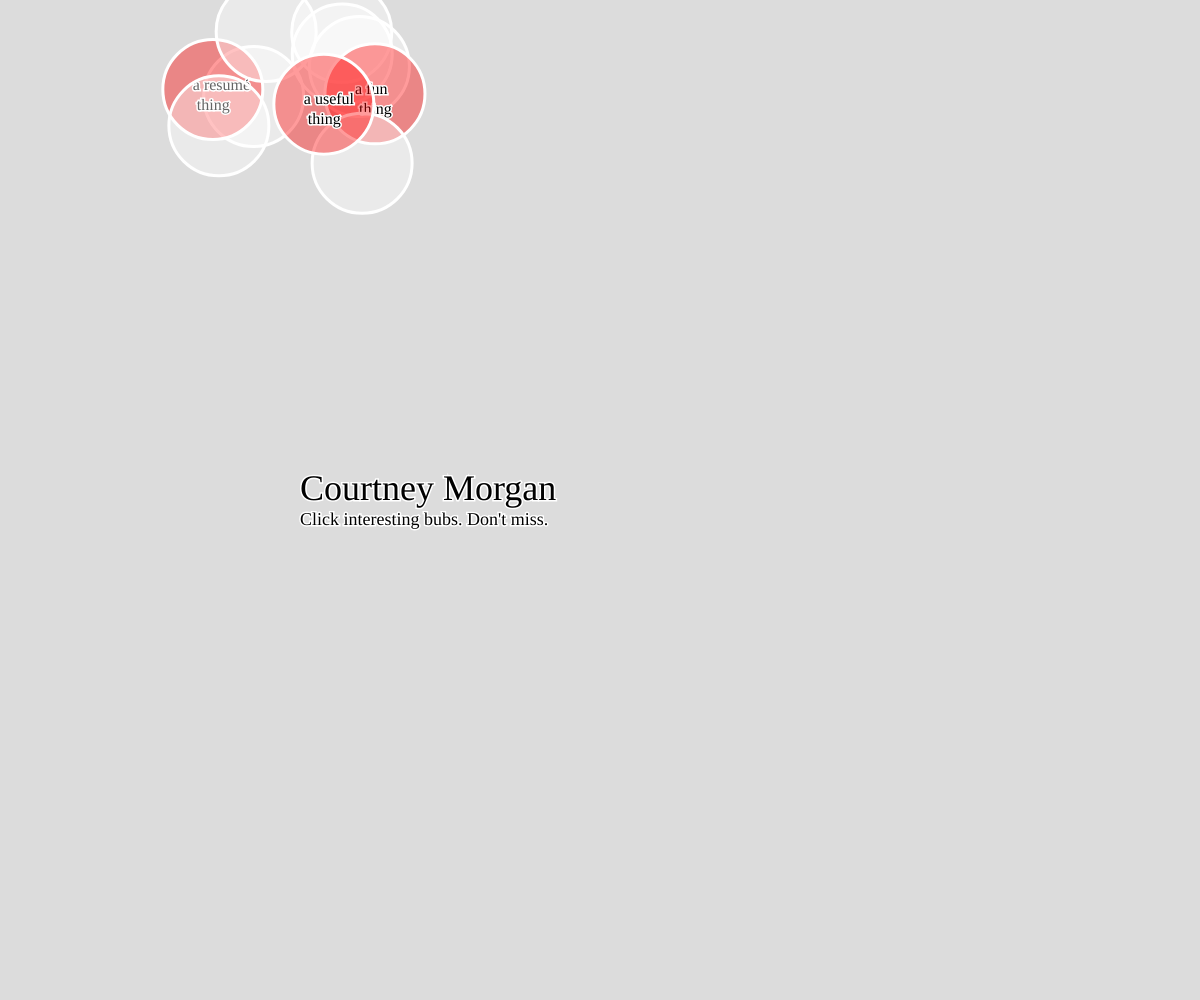
Frame 1 (no input)
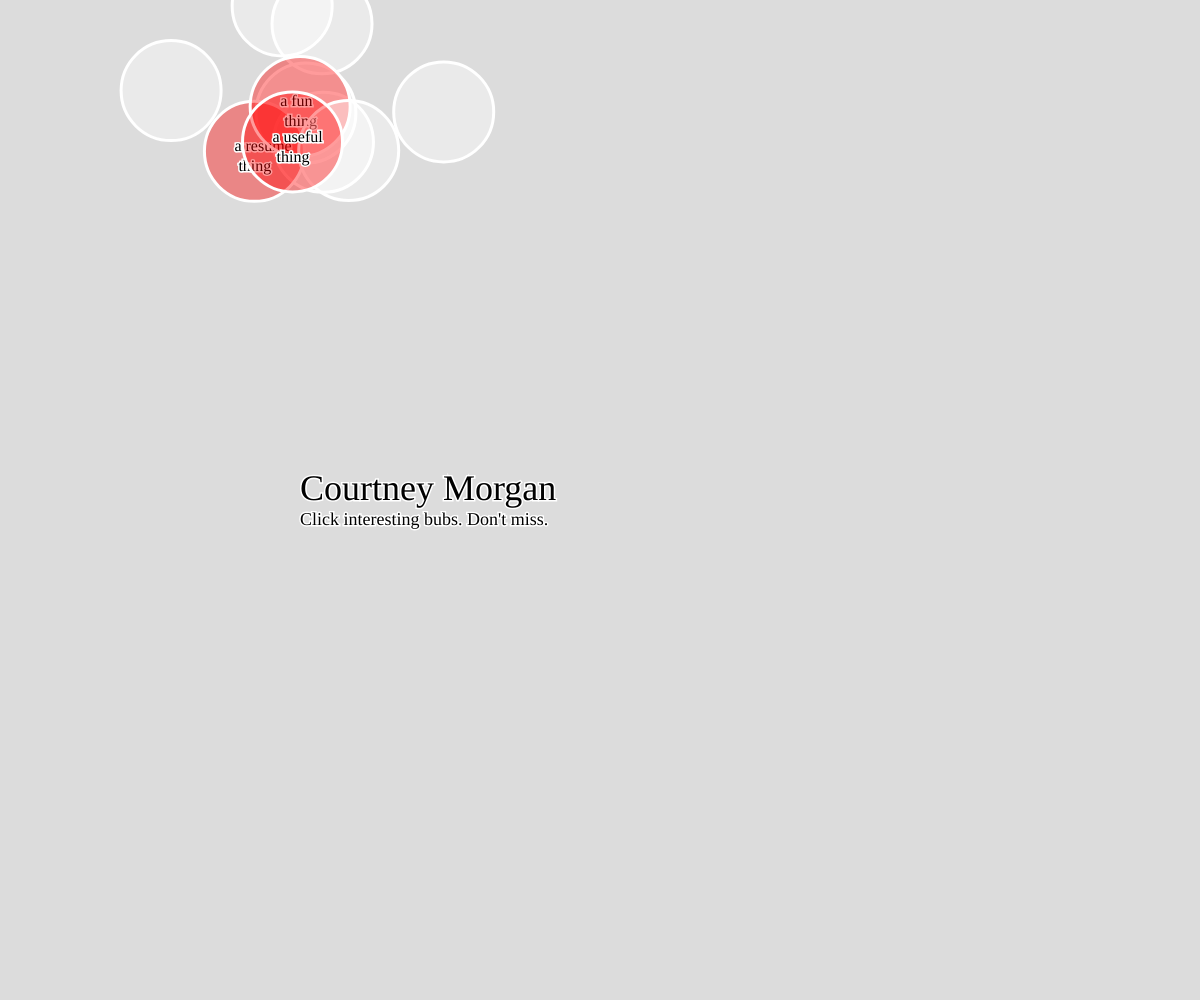
Frame 60 (no input)
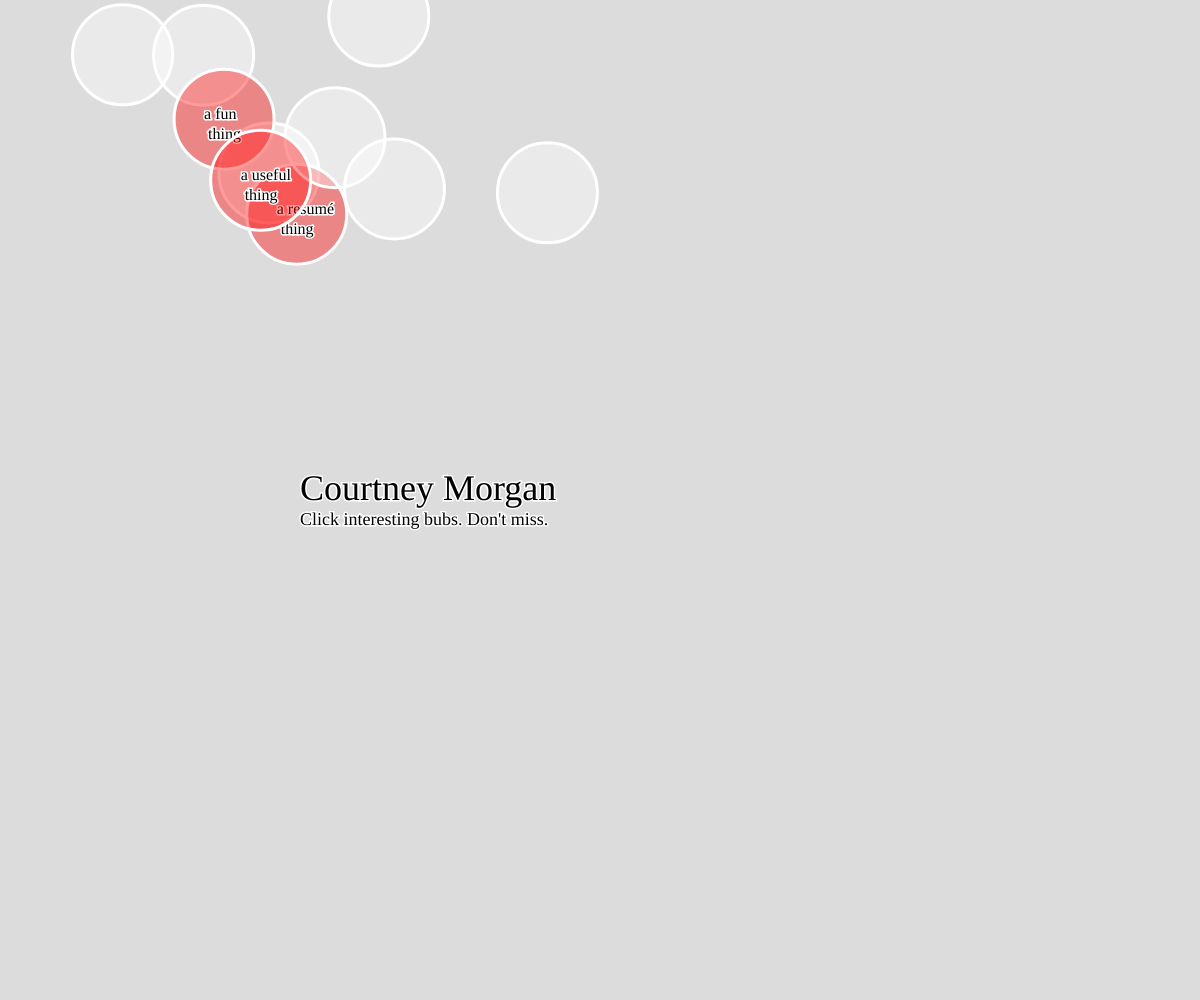
Frame 120 (the mouse pressed at the canvas centre since frame 60)

The p5.js sketch that drew these frames (run headless with seeded random() and noise() and a simulated clock; from frame 60 on, the mouse is pressed at the canvas centre):

// p5.js sketch
// ── sketch.js
//main page
//name, etc
//floatie bubs that bounce around - three of an
//extended class that inherits stuff from BubBub
//floaties should bounce on side of screen, interact on hover/click
//if you click -> bubbles disappear or multiply???
//if you click the 3, redirect to next sketch
//3 other sketches:
//resume (static)
//tomagotchi (fun object)
//math program??? (useful IDK)

//gonna push some BubBubs in here.
let floaties = []
let multiBubs = []

function setup() {
  createCanvas(windowWidth, windowHeight);
  //create new scribble object to use l8r


    noStroke();
  for (var i = 0; i < 10; i++) {
    //makes sure to generate 10 bubbles
    var x = random(200,400);
    //sets a random location for x and y
    var y = random(20,180);

    if (i%3 == 0 && i != 0){
      floaties[i] = new interestingBub(x,y)
    }
    else{
    floaties[i] = new BubBub(x,y)
    }
    //adds a new bubble which is an OBJECT into my ARRAY.
  }


}

function draw() {
  background(220);
  let bubNum=0

  //add motion to floaty bubs
   for (var i = 0; i < floaties.length; i++) {
    floaties[i].move();
    floaties[i].display();

     if(i%3==0 && i != 0){
       bubNum++
      floaties[i].resumeText(bubNum)
       floaties[i].funText(bubNum)
       floaties[i].usefulText(bubNum)
       //console.log(bubNum)
     }

   }

  for(var z = 0;z<multiBubs.length;z++){
    multiBubs[z].move()
    multiBubs[z].display()
  }

  textFont("Megrim")
  textSize(36)
  fill(0);
  text("Courtney Morgan", width/4,height/2)

  textFont("Economica")
  textSize(18)
  text("Click interesting bubs. Don't miss.", width/4,height/2+25)

}

function mouseClicked(){
  let bubNum2 = 0

  for (var i = 0; i < floaties.length; i++) {

    if(i%3==0 && i != 0){
       bubNum2++
      floaties[i].resumeClick(bubNum2)
       floaties[i].funClick(bubNum2)
       floaties[i].usefulClick(bubNum2)
       //console.log(bubNum)
     }
    else{
      floaties[i].bubClick();
    }
   }
}

// ── functionAndClass.js

class BubBub{
 constructor(x,y){
   this.x = x;
   this.y = y;
   this.ySpeed = random(-2,2);
   this.xSpeed = random(-2,2);
   this.col = color(255, 100);
   this.diameter = 100
 }

  display(){
    stroke(255);
    fill(this.col);
    strokeWeight(3);
    ellipse(this.x,this.y,this.diameter)
    // scribble.scribbleEllipse(this.x, this.y, this.diameter,this.diameter);
  }

  move(){
      this.x = this.x + this.xSpeed
    this.y = this.y + this.ySpeed

    if (this.x > width || this.x < 0){
      this.xSpeed=this.xSpeed*-1
    }

    if (this.y > height || this.y < 0){
      this.ySpeed=this.ySpeed*-1
    }
  }

  bubClick(){
   let bubDist = dist(mouseX,mouseY,this.x,this.y)

   if(bubDist<this.diameter/2){
    console.log("clicky")
    multiBubs.push(new BubBub(random(200,400),random(200,400)));
   }
  }

}

class interestingBub extends BubBub{
 constructor(x,y,ySpeed,xSpeed,col,diameter){
   super(x,y,ySpeed,xSpeed,col,diameter)
   this.col = color(255,0,0,100);
 }

  resumeText(bubNum){
    if (bubNum==1){
    fill(0)
    textFont("Economica")
    textSize(16)
    text("a resumé \n thing", this.x-20,this.y)
    }
  }

  funText(bubNum){
    if (bubNum==2){
      fill(0)
    textFont("Economica")
    textSize(16)
     text("a fun \n thing", this.x-20,this.y)
    }
  }

  usefulText(bubNum){
   if (bubNum==3){
     fill(0)
    textFont("Economica")
    textSize(16)
    text("a useful \n thing", this.x-20,this.y)
   }
  }

  resumeClick(bubNum){
    let bubDist = dist(mouseX,mouseY,this.x,this.y)
   if (bubNum==1 && bubDist<this.diameter){
    console.log("resume click")
    }
  }

  funClick(bubNum){
    let bubDist = dist(mouseX,mouseY,this.x,this.y)
    if (bubNum==2 && bubDist<this.diameter){
    console.log("fun click")
    }
  }

  usefulClick(bubNum){
    let bubDist = dist(mouseX,mouseY,this.x,this.y)
    if (bubNum==3 && bubDist<this.diameter){
    console.log("useful click")
    }

  }
}
